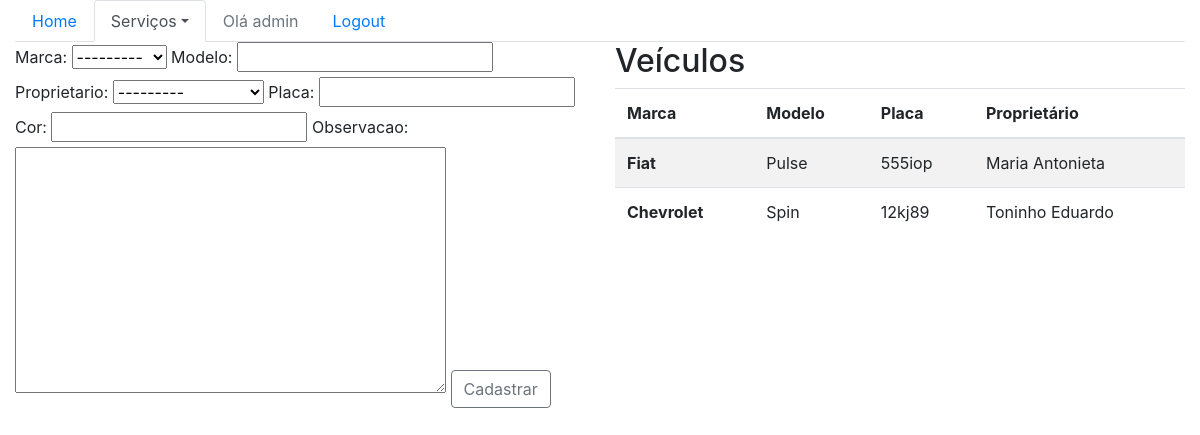
Page /sistema/veiculos/ (signed in) on the committed database.
### core/models.py (models this page shows, shortened)
class Veiculo(models.Model):
    marca = models.ForeignKey(Marca, on_delete=models.CASCADE,)
    modelo = models.CharField(max_length=70)
    proprietario = models.ForeignKey(Pessoa, on_delete=models.CASCADE,)
    placa = models.CharField(max_length=15)
    cor = models.CharField(max_length=15)
    observacao = models.TextField()

class Marca(models.Model):
    nome = models.CharField(max_length=50)
    def __str__(self):
        return self.nome

class Pessoa(models.Model):
    nome = models.CharField(max_length=100)
    endereco = models.CharField(max_length=200)
    telefone = models.CharField(max_length=20)
    def __str__(self):
        return self.nome

### core/views.py (the view)
@login_required()
def lista_veiculos(request):
    veiculos = Veiculo.objects.all()
    form = VeiculoForm()
    data = {'veiculos': veiculos, 'form': form}
    return render(request,
                  'core/lista_veiculos.html',
                  data)

### core/forms.py
class VeiculoForm(ModelForm):
    class Meta:
        model = Veiculo
        fields = '__all__'

### core/templates/core/lista_veiculos.html (shortened to what this page needs)
{% extends 'base.html' %}
{% load bootstrap %}
{% block menu %}
    <ul class="nav nav-tabs">
        <li class="nav-item">
            <a class="nav-link" href="{% url 'core_home' %}">Home</a>
        </li>
            <li class="nav-item dropdown">
                <a class="nav-link dropdown-toggle active" data-toggle="dropdown" href="#" role="button" aria-haspopup="true" aria-expanded="false">Serviços</a>
            </li>
        {% if user.is_authenticated %}
            <li class="nav-item">
                <a class="nav-link disabled" href="">Olá {{ user }}</a>
            </li>
            <li class="nav-item">
                <a class="nav-link" href="{% url 'logout' %}">Logout</a>
            </li>
        {% else %}
            <li class="nav-item">
                <a class="nav-link" href="{% url 'login' %}">Login</a>
            </li>
        {% endif %}
    </ul>
{% endblock %}
{% block main %}
    <div class="row">
        <div class="col-sm-6">
            <form action=" {% url 'core_veiculo_novo' %}" method="POST">
                {{ form|bootstrap }}
                <button type="submit" class="btn btn-outline-secondary">Cadastrar</button>
            </form>
        </div>
        <div class="col-sm-6">
            <table class="table table-striped">
                <h2>Veículos</h2>
                <thead>
                    <tr>
                        <th scope="col">Marca</th>
                        <th scope="col">Modelo</th>
                        <th scope="col">Placa</th>
                        <th scope="col">Proprietário</th>
                    </tr>
                </thead>
                <tbody>
                    {% for veiculo in veiculos %}
                    <tr>
                        <th scope="row">{{ veiculo.marca }}</th>
                        <td>{{ veiculo.modelo }}</td>
                        <td>{{ veiculo.placa }}</td>
                        <td>{{ veiculo.proprietario }}</td>
                    </tr>
                    {% endfor %}
                </tbody>
            </table>
        </div>
{% endblock %}

### rows in the picture
Veiculo: marca "Fiat", modelo "Pulse", placa "555iop", proprietario "Maria Antonieta"
Veiculo: marca "Chevrolet", modelo "Spin", placa "12kj89", proprietario "Toninho Eduardo"

### other values in the picture
{{ user }} "admin"
